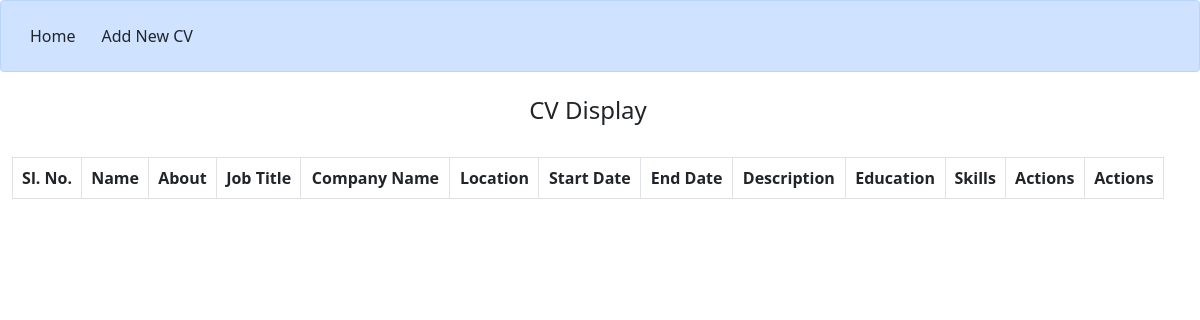
Before: /cvdisplay with the older database file.
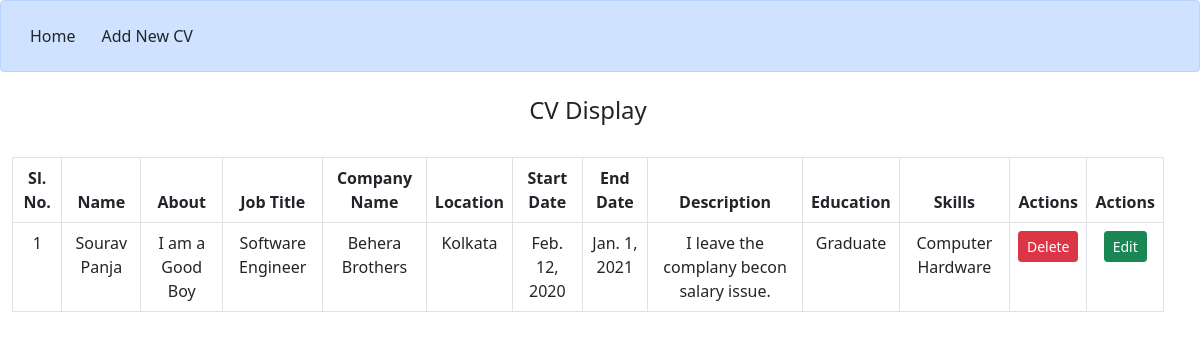
After: the same page with the newer database file.
### app/models.py (models this page shows, shortened)
class cv(models.Model):
    name =models.CharField(max_length=70)
    about = models.CharField(max_length=300)
    job_title = models.CharField(max_length=40)
    company_name = models.CharField(max_length=40)
    location = models.CharField(max_length=40)
    start_date = models.DateField(auto_now=False, auto_now_add=False)
    end_date = models.DateField(auto_now=False, auto_now_add=False)
    description = models.CharField(max_length=300)
    education_qualification = models.CharField(max_length=70)
    skills = models.CharField(max_length=200)

### app/views.py (the view)
# urls.py: path('cvdisplay', views.cvdisplay, name='cvdisplay'),
def cvdisplay(request):
    ccvv = cv.objects.all()
    return render(request, 'cvdisplay.html', {'ccvv': ccvv})

### templates/cvdisplay.html (shortened to what this page needs)
{% include 'base.html' %}
{% block content %}
<div class="alert alert-primary d-flex" role="alert">
    <a href="/" class='btn'>Home</a>
    <a href="/cvbuilder" class='btn'>Add New CV</a>
</div>
<div class='row container-fluid d-flex text-center mb-4'>
    <h4 class='mt-2'>CV Display</h4>
</div>
<div class="row container-fluid">
    <table class="table table-hover table-bordered">
        <thead>
            <tr class="text-center">
                <th>Sl. No.</th>
                <th>Name</th>
                <th>About</th>
                <th>Job Title</th>
                <th>Company Name</th>
                <th>Location</th>
                <th>Start Date</th>
                <th>End Date</th>
                <th>Description</th>
                <th>Education</th>
                <th>Skills</th>
                <th>Actions</th>
                <th>Actions</th>
            </tr>
        </thead>
        <tbody>
            {% for c in ccvv %}
            <tr class="text-center">
                <td>{{forloop.counter}}</td>
                <td>{{c.name}}</td>
                <td>{{c.about}}</td>
                <td>{{c.job_title}}</td>
                <td>{{c.company_name}}</td>
                <td>{{c.location}}</td>
                <td>{{c.start_date}}</td>
                <td>{{c.end_date}}</td>
                <td>{{c.description}}</td>
                <td>{{c.education_qualification}}</td>
                <td>{{c.skills}}</td>
                <td>
                    <form action="{% url 'cvdelete' c.id %}" method="POST">
                        <button type="submit" class='btn btn-danger btn-sm'>Delete</button>
                    </form>
                </td>
                <td>
                    <button class='btn btn-success btn-sm'>Edit</button>
                </td>
            </tr>
            {% endfor %}
        </tbody>
    </table>
</div>
{% endblock %}

Changed rows visible on the page:
added cv: name "Sourav Panja", about "I am a Good Boy", job_title "Software Engineer", company_name "Behera Brothers", location "Kolkata", start_date "Feb. 12, 2020", end_date "Jan. 1, 2021", description "I leave the complany becon salary issue.", education_qualification "Graduate", skills "Computer Hardware"
